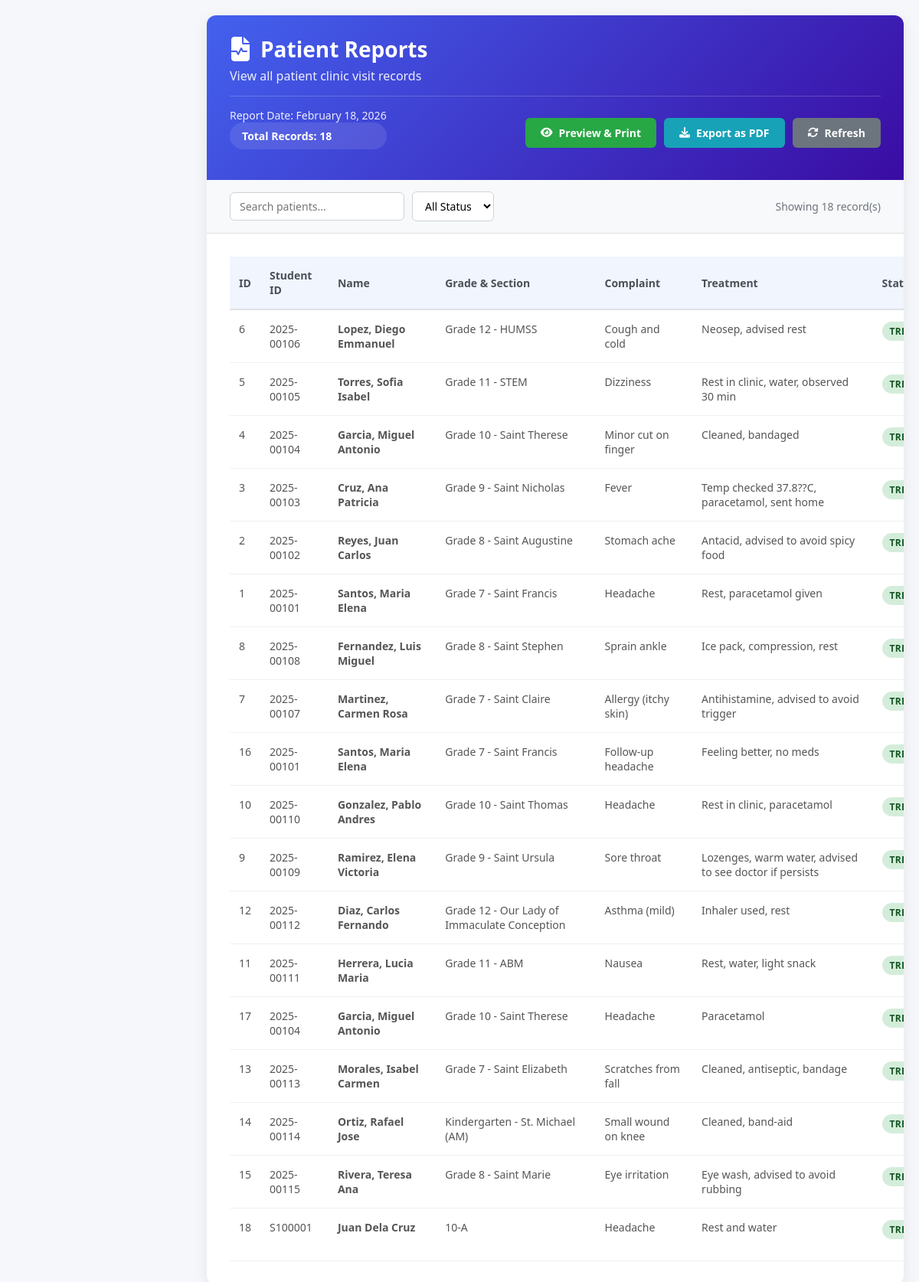
/clinic/pages/patientreports1.php, run on the app's committed database.
### tables this page shows
CREATE TABLE `clinic_records` (
  `id` int(11) NOT NULL,
  `student_id` varchar(50) NOT NULL,
  `name` varchar(100) NOT NULL,
  `grade_section` varchar(50) NOT NULL,
  `complaint` text NOT NULL,
  `treatment` text NOT NULL,
  `date` date DEFAULT NULL,
  `time` time DEFAULT NULL,
  `date_created` timestamp NOT NULL DEFAULT current_timestamp()
);

### clinic/pages/patientreports1.php (the view, shortened to what this page needs)
<?php
require_once dirname(__DIR__, 2) . '/config/db.php';
$sql = "SELECT * FROM clinic_records ORDER BY date DESC, time DESC";
$result = $conn->query($sql);
$total_records = $result ? $result->num_rows : 0;
$report_date = date('F d, Y');
?>
<!DOCTYPE html>
<html lang="en">
<head>
    <link rel="stylesheet" href="https://cdnjs.cloudflare.com/ajax/libs/font-awesome/6.4.0/css/all.min.css">
</head>
<body>
    <div class="main-content">
        <div class="container">
            <div class="header">
                <h1><i class="fas fa-file-medical-alt"></i> Patient Reports</h1>
                <p>View all patient clinic visit records</p>
                <div class="header-info">
                    <div>
                        <div class="report-date">Report Date: <?php echo $report_date; ?></div>
                        <div class="total-records">Total Records: <?php echo $total_records; ?></div>
                    </div>
                    <div class="action-buttons">
                        <button class="btn btn-print" onclick="showPrintPreview()">
                            <i class="fas fa-eye"></i> Preview & Print
                        </button>
                        <button class="btn btn-export" onclick="exportReport()">
                            <i class="fas fa-download"></i> Export as PDF
                        </button>
                        <button class="btn btn-refresh" onclick="refreshPage()">
                            <i class="fas fa-sync-alt"></i> Refresh
                        </button>
                    </div>
                </div>
            </div>
            <div class="table-controls">
                <div class="search-filter">
                    <input type="text" class="search-box" placeholder="Search patients..." onkeyup="searchTable()" id="searchInput">
                    <select class="filter-select" onchange="filterTable()" id="statusFilter">
                        <option value="">All Status</option>
                    </select>
                </div>
                <div class="table-info">
                    Showing <?php echo $total_records; ?> record(s)
                </div>
            </div>
            <div class="table-container">
                <?php if ($result && $result->num_rows > 0): ?>
                    <table id="patientsTable">
                        <thead>
                            <tr>
                                <th>ID</th>
                                <th>Student ID</th>
                                <th>Name</th>
                                <th>Grade & Section</th>
                                <th>Complaint</th>
                                <th>Treatment</th>
                                <th>Status</th>
                            </tr>
                        </thead>
                        <tbody>
                            <?php while($row = $result->fetch_assoc()): ?>
                            <tr>
                                <td><?php echo htmlspecialchars($row['id'] ?? ''); ?></td>
                                <td><?php echo htmlspecialchars($row['student_id'] ?? ''); ?></td>
                                <td><strong><?php echo htmlspecialchars($row['name'] ?? ''); ?></strong></td>
                                <td><?php echo htmlspecialchars($row['grade_section'] ?? ''); ?></td>
                                <td><?php echo htmlspecialchars($row['complaint'] ?? 'Not specified'); ?></td>
                                <td><?php echo !empty($row['treatment']) ? htmlspecialchars($row['treatment']) : '<span style="color:#999;">No treatment yet</span>'; ?></td>
                                <td>
                                    <?php if (!empty($row['treatment'])): ?>
                                        <span class="status-badge status-treated">Treated</span>
                                    <?php else: ?>
                                        <span class="status-badge status-pending">Pending</span>
                                    <?php endif; ?>
                                </td>
                            </tr>
                            <?php endwhile; ?>
                        </tbody>
                    </table>
                <?php endif; ?>
            </div>
        </div>
    </div>
</body>
</html>

### clinic/pages/patientreports1.php (style rules this page uses)
* { box-sizing: border-box; margin: 0; padding: 0; font-family: 'Segoe UI', Tahoma, Geneva, Verdana, sans-serif; }
body { background-color: #f5f7fa; color: #333; }
.main-content { margin-left: 250px; padding: 20px; min-height: 100vh; }
.container { max-width: 1400px; margin: 0 auto; background: white; border-radius: 12px; box-shadow: 0 5px 20px rgba(0, 0, 0, 0.08); overflow: hidden; }
.header { background: linear-gradient(135deg, #4361ee, #3a0ca3); color: white; padding: 25px 30px; position: relative; }
.header h1 { font-size: 28px; margin-bottom: 5px; display: flex; align-items: center; gap: 12px; }
.header h1 i { font-size: 32px; }
.header p { opacity: 0.9; font-size: 16px; margin-bottom: 10px; }
.header-info { display: flex; justify-content: space-between; align-items: center; flex-wrap: wrap; gap: 20px; margin-top: 15px; padding: 15px 0; border-top: 1px solid rgba(255, 255, 255, 0.2); }
.report-date { font-size: 14px; opacity: 0.9; }
.total-records { background: rgba(255, 255, 255, 0.1); padding: 8px 16px; border-radius: 20px; font-size: 14px; font-weight: 600; }
.action-buttons { display: flex; gap: 10px; margin-top: 10px; }
.btn { padding: 10px 20px; border: none; border-radius: 6px; cursor: pointer; font-weight: 600; font-size: 14px; transition: all 0.2s; display: inline-flex; align-items: center; gap: 8px; }
.btn-print { background-color: #28a745; color: white; }
.btn-export { background-color: #17a2b8; color: white; }
.btn-refresh { background-color: #6c757d; color: white; }
.table-controls { background: #f8f9fa; padding: 15px 30px; border-bottom: 1px solid #dee2e6; display: flex; justify-content: space-between; align-items: center; flex-wrap: wrap; gap: 15px; }
.search-filter { display: flex; align-items: center; gap: 10px; }
.search-box { padding: 8px 12px; border: 1px solid #ced4da; border-radius: 6px; font-size: 14px; min-width: 200px; }
.filter-select { padding: 8px 12px; border: 1px solid #ced4da; border-radius: 6px; font-size: 14px; background: white; }
.table-info { font-size: 14px; color: #6c757d; }
.table-container { padding: 30px; overflow-x: auto; }
table { width: 100%; border-collapse: collapse; min-width: 1200px; font-size: 14px; }
thead { background-color: #f1f5fd; position: sticky; top: 0; z-index: 10; }
th { padding: 15px 12px; text-align: left; font-weight: 600; color: #495057; border-bottom: 2px solid #dee2e6; background-color: #f1f5fd; }
td { padding: 15px 12px; border-bottom: 1px solid #eef0f3; color: #555; vertical-align: top; }
.status-badge { display: inline-block; padding: 4px 10px; border-radius: 20px; font-size: 12px; font-weight: 600; text-transform: uppercase; letter-spacing: 0.3px; }
.status-treated { background-color: #d4edda; color: #155724; }

### data on the page
clinic_records: id "6", student "2025-00106", name "Lopez, Diego Emmanuel", grade_section "Grade 12 - HUMSS", complaint "Cough and cold", treatment "Neosep, advised rest", shows "TREATED"
clinic_records: id "5", student "2025-00105", name "Torres, Sofia Isabel", grade_section "Grade 11 - STEM", complaint "Dizziness", treatment "Rest in clinic, water, observed 30 min", shows "TREATED"
clinic_records: id "4", student "2025-00104", name "Garcia, Miguel Antonio", grade_section "Grade 10 - Saint Therese", complaint "Minor cut on finger", treatment "Cleaned, bandaged", shows "TREATED"
clinic_records: id "3", student "2025-00103", name "Cruz, Ana Patricia", grade_section "Grade 9 - Saint Nicholas", complaint "Fever", treatment "Temp checked 37.8??C, paracetamol, sent home", shows "TREATED"
clinic_records: id "2", student "2025-00102", name "Reyes, Juan Carlos", grade_section "Grade 8 - Saint Augustine", complaint "Stomach ache", treatment "Antacid, advised to avoid spicy food", shows "TREATED"
clinic_records: id "1", student "2025-00101", name "Santos, Maria Elena", grade_section "Grade 7 - Saint Francis", complaint "Headache", treatment "Rest, paracetamol given", shows "TREATED"
clinic_records: id "8", student "2025-00108", name "Fernandez, Luis Miguel", grade_section "Grade 8 - Saint Stephen", complaint "Sprain ankle", treatment "Ice pack, compression, rest", shows "TREATED"
clinic_records: id "7", student "2025-00107", name "Martinez, Carmen Rosa", grade_section "Grade 7 - Saint Claire", complaint "Allergy (itchy skin)", treatment "Antihistamine, advised to avoid trigger", shows "TREATED"
clinic_records: id "16", student "2025-00101", name "Santos, Maria Elena", grade_section "Grade 7 - Saint Francis", complaint "Follow-up headache", treatment "Feeling better, no meds", shows "TREATED"
clinic_records: id "10", student "2025-00110", name "Gonzalez, Pablo Andres", grade_section "Grade 10 - Saint Thomas", complaint "Headache", treatment "Rest in clinic, paracetamol", shows "TREATED"
clinic_records: id "9", student "2025-00109", name "Ramirez, Elena Victoria", grade_section "Grade 9 - Saint Ursula", complaint "Sore throat", treatment "Lozenges, warm water, advised to see doctor if persists", shows "TREATED"
clinic_records: id "12", student "2025-00112", name "Diaz, Carlos Fernando", grade_section "Grade 12 - Our Lady of Immaculate Conception", complaint "Asthma (mild)", treatment "Inhaler used, rest", shows "TREATED"
clinic_records: id "11", student "2025-00111", name "Herrera, Lucia Maria", grade_section "Grade 11 - ABM", complaint "Nausea", treatment "Rest, water, light snack", shows "TREATED"
clinic_records: id "17", student "2025-00104", name "Garcia, Miguel Antonio", grade_section "Grade 10 - Saint Therese", complaint "Headache", treatment "Paracetamol", shows "TREATED"
clinic_records: id "13", student "2025-00113", name "Morales, Isabel Carmen", grade_section "Grade 7 - Saint Elizabeth", complaint "Scratches from fall", treatment "Cleaned, antiseptic, bandage", shows "TREATED"
clinic_records: id "14", student "2025-00114", name "Ortiz, Rafael Jose", grade_section "Kindergarten - St. Michael (AM)", complaint "Small wound on knee", treatment "Cleaned, band-aid", shows "TREATED"
clinic_records: id "15", student "2025-00115", name "Rivera, Teresa Ana", grade_section "Grade 8 - Saint Marie", complaint "Eye irritation", treatment "Eye wash, advised to avoid rubbing", shows "TREATED"
clinic_records: id "18", student "S100001", name "Juan Dela Cruz", grade_section "10-A", complaint "Headache", treatment "Rest and water", shows "TREATED"

### other printed values
$total_records "18"
